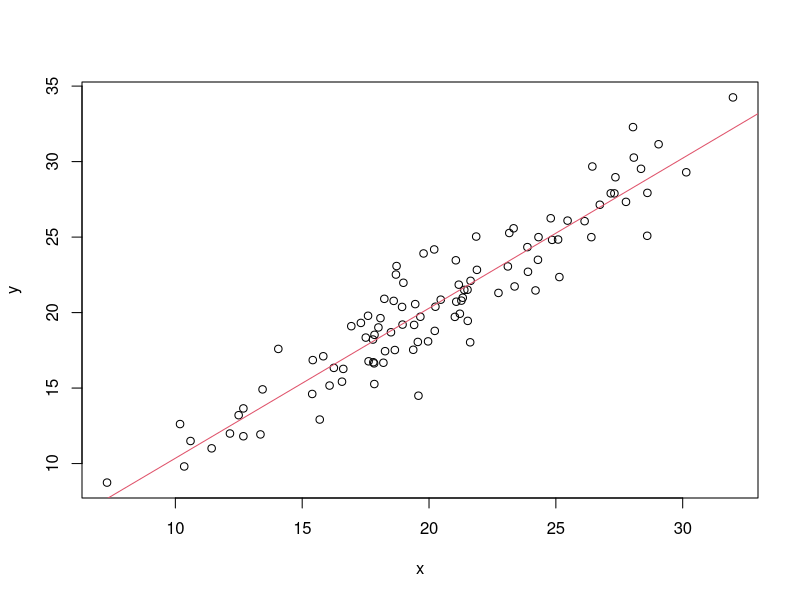

The R source for this figure:
# Module 13 R data to Github. 

#lm data
x = rnorm(100, mean = 20, sd = 5)
y = x + rnorm(100, mean = 0, sd = 2)

fit = lm(y ~ x)

summary(fit)

#Plot
plot(x,y)
abline(fit, col=2)

